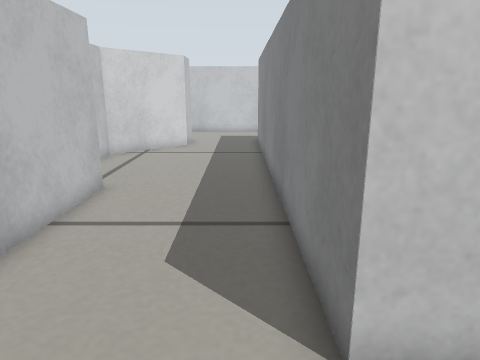
View 1 (above)

22 first-person views from a walk through a robot-simulator world made for Gazebo. The camera is 0.29 m above the floor, tilts 14° down and sees 70° across. The floor is counted in squares, 0.1 m on a side. Each view is taken from the middle of a square. On the plan, view 1 faces up. The plan holds only what a view shows up to about 20 squares ahead; the rest is blank. Robots are left out.

View 2
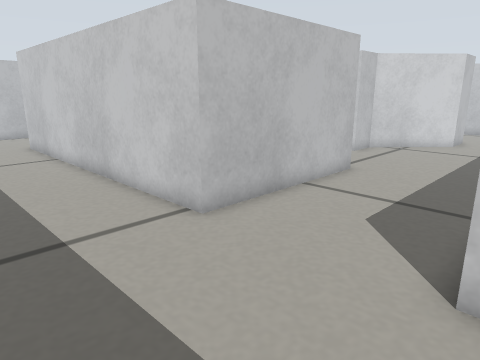

View 3
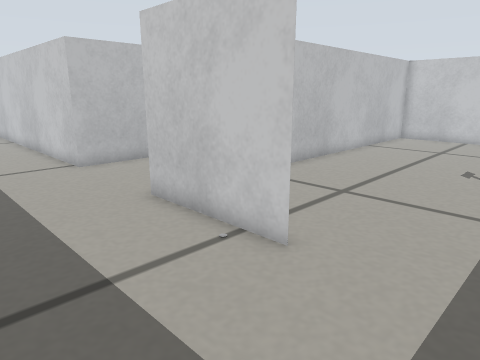

View 4
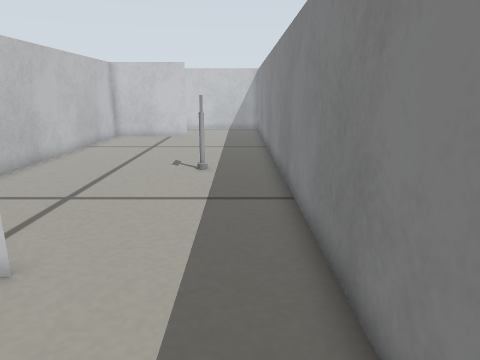

View 5
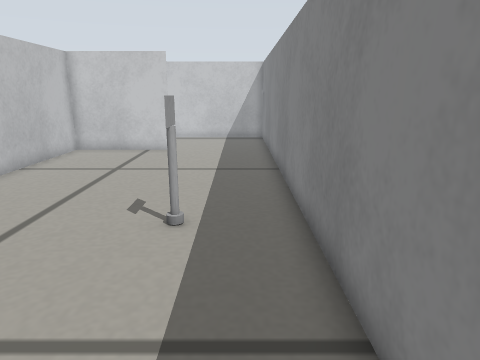

View 6
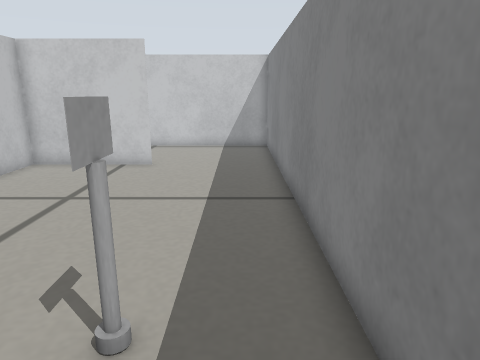

View 7
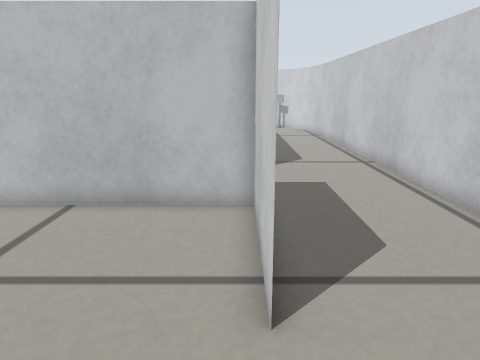

View 8
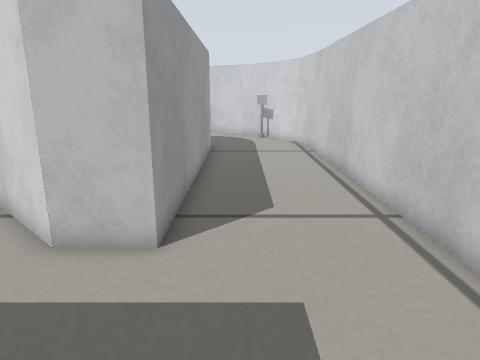

View 9
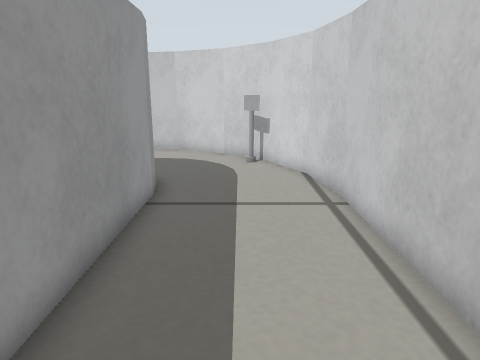

View 10
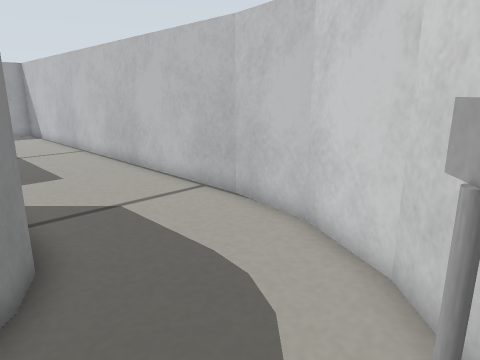

View 11
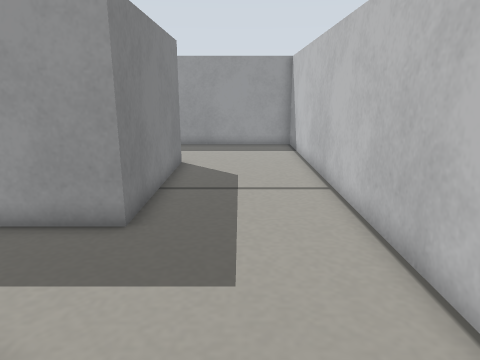

View 12
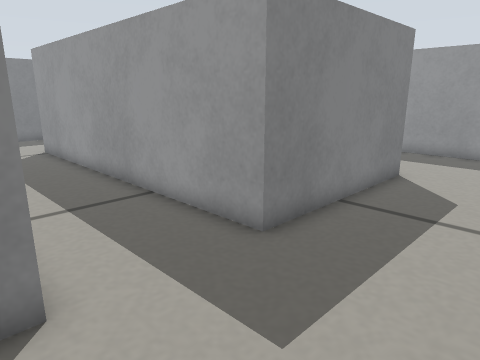

View 13
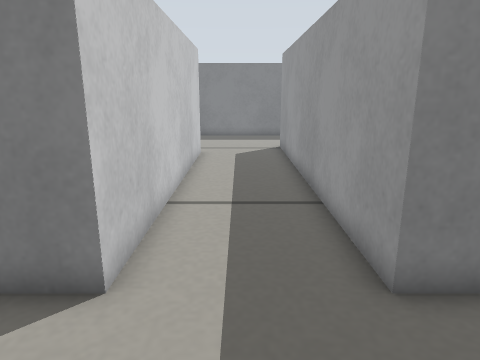

View 14
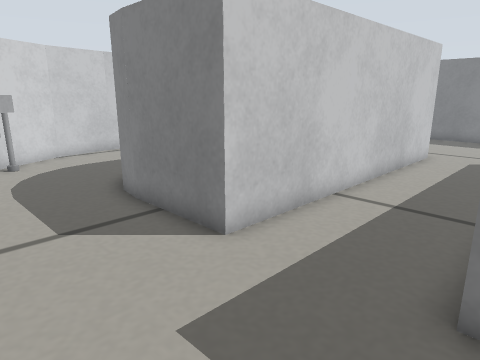

View 15
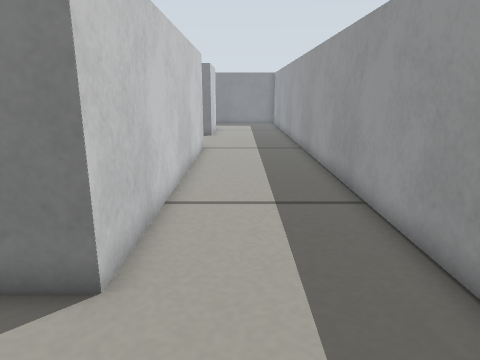

View 16
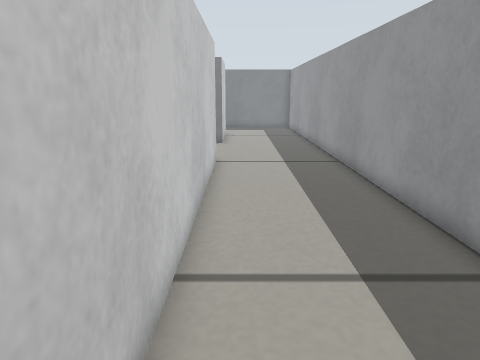

View 17
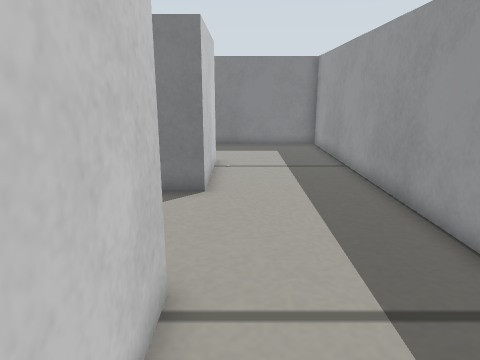

View 18
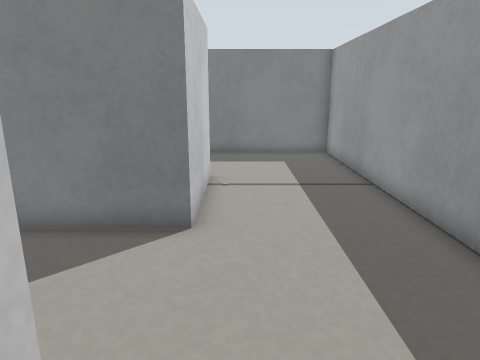

View 19
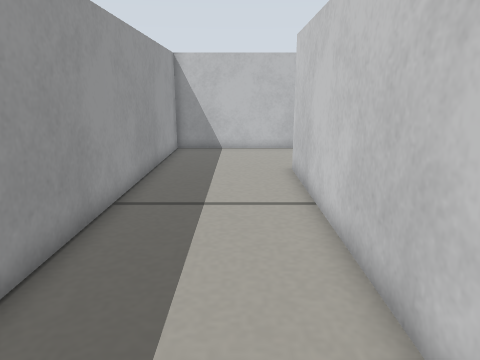

View 20
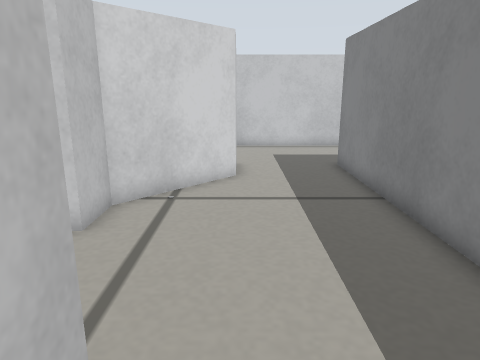

View 21
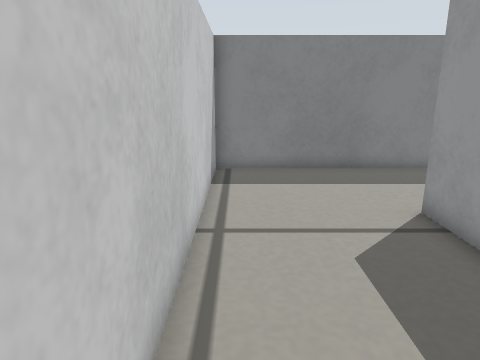

View 22
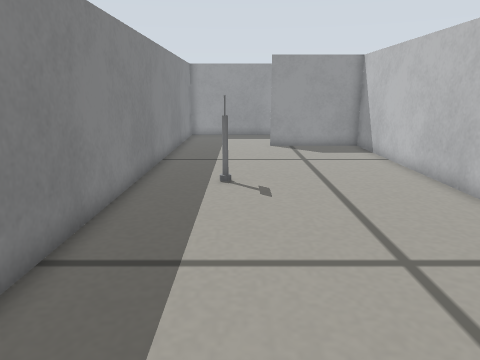

### Floor plan
Points are (right, up) in squares from view 1. A wall is a line through its corners. A room is listed if a view was taken in it or the views show most of it. See-through windows are left out.
Room 1 (views 1, 2, 3, 4, 5, 6, 7, 8, 9, 10, 11, 12, 13, 14, 15, 16, 17, 18, 19, 20, 21, 22)
walls: (-4.4, 10.7) (-4.4, 3.1) (-19.4, 3.1) (-19.4, 10.7) (-4.4, 10.7); (4.1, 22.4) (6.2, 22.4); (-15.9, 22.4) (-3.2, 22.4) (-3.2, 20.4) (-6.4, 16.8) (-6.4, 15) (-19.4, 15) (-19.4, 18.9); (6.4, 22.4) (1.2, 22.4) (1.2, 3.1) (6.3, 3.1) (1.2, 3.1) (1.2, 22.5); (-17, 22.2) (-15.8, 22.4); (-19.4, 18.8) (-19.2, 20) (-18.7, 21); (-15.8, 28) (-18.6, 27.6) (-20.8, 26.4); (-25, 18.9) (-25, -2.5) (11.6, -2.5) (11.6, 28) (-15.9, 28); (-21.3, 26.1) (-23.3, 24.2) (-24.6, 21.7) (-25, 18.8)
objects: other object (8, 11) to (8, 12)

Where each view was taken, in squares from view 1:
view 1: 0 up, 0 right, facing up
view 2: 2 down, 2 right, facing up-left
view 3: 2 down, 10 right, facing up-left
view 4: 2 down, 10 right, facing up
view 5: 4 up, 10 right, facing up
view 6: 8 up, 10 right, facing up
view 7: 22 up, 10 right, facing left
view 8: 24 up, 3 right, facing left
view 9: 25 up, 6 left, facing left
view 10: 26 up, 18 left, facing down-left
view 11: 18 up, 22 left, facing down
view 12: 16 up, 24 left, facing down-right
view 13: 13 up, 24 left, facing right
view 14: 10 up, 24 left, facing up-right
view 15: 1 up, 24 left, facing right
view 16: 2 up, 20 left, facing right
view 17: 2 up, 9 left, facing right
view 18: 2 up, 6 left, facing right
view 19: 1 up, 6 left, facing left
view 20: 8 up, 3 left, facing up
view 21: 27 up, 2 left, facing right
view 22: 23 up, 8 right, facing down
